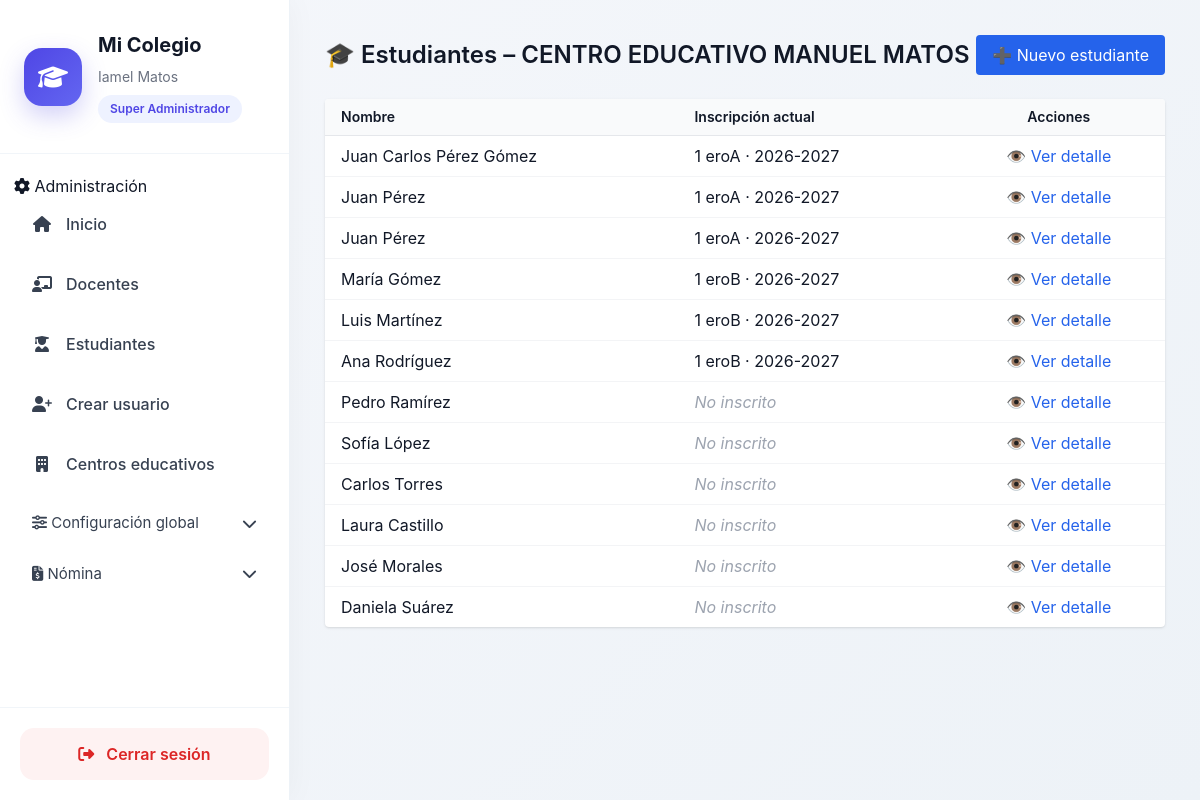
The app's page /estudiantes/ (signed in) with its own data.
### usuarios/models.py (models this page shows, shortened)
class Usuario(AbstractBaseUser, PermissionsMixin):
    ROLES = (
        ('superadmin', 'Super Administrador'),
        ('admin', 'Administrador'),
        ('secretaria', 'Secretaria'),
        ('docente', 'Docente'),
        ('estudiante', 'Estudiante'),
        ('director', 'Director'),
    )
    username = models.CharField(max_length=100, unique=True)
    email = models.EmailField(unique=True)
    first_name = models.CharField("Nombres", max_length=150)
    last_name = models.CharField("Apellidos", max_length=150)
    rol = models.CharField(
        max_length=20,
        choices=ROLES,
    )
    is_active = models.BooleanField(default=True)
    is_staff = models.BooleanField(default=False)
    fecha_creacion = models.DateTimeField(auto_now_add=True)
    objects = UsuarioManager()
    USERNAME_FIELD = "username"
    REQUIRED_FIELDS = ["email", "first_name", "last_name"]
    def get_full_name(self):
        return f"{self.first_name} {self.last_name}".strip()

### core/models.py (models this page shows, shortened)
class CentroEducativo(models.Model):
    nombre = models.CharField(max_length=255)
    codigo_minerd = models.CharField(max_length=50, unique=True)
    direccion = models.TextField(blank=True)
    telefono = models.CharField(max_length=20, blank=True)
    email = models.EmailField(blank=True)
    activo = models.BooleanField(default=True)
    fecha_creacion = models.DateTimeField(auto_now_add=True)

class AnioEscolar(models.Model):
    centro = models.ForeignKey(
        CentroEducativo,
        on_delete=models.CASCADE
    )
    nombre = models.CharField(max_length=9)  # 2024-2025
    fecha_inicio = models.DateField()
    fecha_fin = models.DateField()
    activo = models.BooleanField(default=False)
    class Meta:
        unique_together = ('centro', 'nombre')

### estudiantes/models.py (models this page shows, shortened)
class Estudiante(models.Model):
    usuario = models.OneToOneField(
        'usuarios.Usuario',
        on_delete=models.CASCADE
    )
    centro = models.ForeignKey(
        'core.CentroEducativo',
        on_delete=models.CASCADE
    )
    matricula = models.CharField(max_length=50, unique=True)
    primer_nombre = models.CharField(max_length=100)
    segundo_nombre = models.CharField(max_length=100, blank=True, null=True)
    primer_apellido = models.CharField(max_length=100)
    segundo_apellido = models.CharField(max_length=100, blank=True, null=True)
    sexo = models.CharField(max_length=1, choices=[('M', 'Masculino'), ('F', 'Femenino')])
    fecha_nacimiento = models.DateField()
    lugar_nacimiento = models.CharField(max_length=150)
    nacionalidad = models.CharField(max_length=100)
    direccion = models.TextField()
    telefono = models.CharField(max_length=20, blank=True, null=True)
    nombre_tutor = models.CharField(max_length=200)
    cedula_tutor = models.CharField(max_length=13)
    telefono_tutor = models.CharField(max_length=20)
    parentesco_tutor = models.CharField(max_length=50)
    estado = models.CharField(
        max_length=20,
        choices=[('activo', 'Activo'), ('retirado', 'Retirado'), ('egresado', 'Egresado')],
        default='activo'
    )
    created_at = models.DateTimeField(auto_now_add=True)
    updated_at = models.DateTimeField(auto_now=True)
    def nombre_completo(self):
        return f"{self.primer_nombre} {self.segundo_nombre or ''} {self.primer_apellido} {self.segundo_apellido or ''}".strip()

class Inscripcion(models.Model):
    estudiante = models.ForeignKey(
        'estudiantes.Estudiante',
        on_delete=models.CASCADE
    )
    centro = models.ForeignKey(
        'core.CentroEducativo',
        on_delete=models.CASCADE
    )
    anio_escolar = models.ForeignKey(
        'core.AnioEscolar',
        on_delete=models.PROTECT
    )
    grado = models.ForeignKey(
        'academico.Grado',
        on_delete=models.PROTECT
    )
    seccion = models.ForeignKey(
        'academico.Seccion',
        on_delete=models.PROTECT
    )
    fecha = models.DateField(auto_now_add=True)
    class Meta:
        unique_together = ('estudiante', 'anio_escolar')

### academico/models.py (models this page shows, shortened)
class Grado(models.Model):
    nivel = models.ForeignKey(Nivel, on_delete=models.CASCADE)
    nombre = models.CharField(max_length=50)

class Seccion(models.Model):
    grado = models.ForeignKey(Grado, on_delete=models.CASCADE)
    nombre = models.CharField(max_length=5)

### estudiantes/views.py (the view)
# urls.py: path('', views.estudiante_list, name='estudiante_list'),
@login_required
@centro_required
def estudiante_list(request):
    centro = request.centro
    anio_activo = AnioEscolar.objects.filter(
        centro=centro,
        activo=True
    ).first()
    estudiantes = Estudiante.objects.filter(
        centro=centro
    ).prefetch_related(
        Prefetch(
            'inscripcion_set',
            queryset=Inscripcion.objects.filter(anio_escolar=anio_activo),
            to_attr='inscripcion_actual'
        )
    )
    return render(
        request,
        'estudiantes/estudiante_list.html',
        {
            'estudiantes': estudiantes,
            'centro': centro,
            'anio_activo': anio_activo
        }
    )

### core/context_processors.py (called while the page is built)
def configuracion_centro(request):
    centro_id = request.session.get('centro_id')
    configuracion = None
    if centro_id:
        try:
            configuracion = ConfiguracionCentro.objects.get(
                centro_id=centro_id
            )
        except ConfiguracionCentro.DoesNotExist:
            pass
    return {
        'configuracion': configuracion
    }

### core/utils/session.py (called while the page is built)
def get_centro_activo(request):
    centro_id = request.session.get('centro_id')
    if not centro_id:
        return None
    try:
        return CentroEducativo.objects.get(id=centro_id)
    except CentroEducativo.DoesNotExist:
        return None

### estudiantes/templates/estudiantes/estudiante_list.html (shortened to what this page needs)
{% extends "home.html" %}
{% block content %}
<div class="max-w-6xl mx-auto">
    <div class="flex justify-between items-center mb-6">
        <h2 class="text-2xl font-semibold">
            🎓 Estudiantes – {{ centro.nombre }}
        </h2>
        <a href="{% url 'estudiante_create' %}"
           class="bg-blue-600 text-white px-4 py-2 rounded hover:bg-blue-700">
            ➕ Nuevo estudiante
        </a>
    </div>
    <div class="bg-white shadow rounded overflow-hidden">
        <table class="min-w-full divide-y divide-gray-200">
            <thead class="bg-gray-50">
                <tr>
                    <th class="px-4 py-2 text-left text-sm font-semibold">
                        Nombre
                    </th>
                    <th class="px-4 py-2 text-left text-sm font-semibold">
    Inscripción actual
</th>
                    <th class="px-4 py-2 text-center text-sm font-semibold">
                        Acciones
                    </th>
                </tr>
            </thead>
            <tbody class="divide-y divide-gray-100">
                {% for e in estudiantes %}
                <tr class="hover:bg-gray-50">
                    <td class="px-4 py-2">
                        {{ e.nombre_completo }}
                    </td>
                    <td class="px-4 py-2">
    {% if e.inscripcion_actual %}
        {% with ins=e.inscripcion_actual.0 %}
            {{ ins.grado.nombre }}{{ ins.seccion.nombre }}
            · {{ ins.anio_escolar.nombre }}
        {% endwith %}
    {% else %}
        <span class="text-gray-400 italic">
            No inscrito
        </span>
    {% endif %}
</td>
                    <td class="px-4 py-2 text-center">
                        <a href="{% url 'estudiante_detail' e.id %}"
                           class="text-blue-600 hover:underline">
                            👁️ Ver detalle
                        </a>
                    </td>
                </tr>
                {% endfor %}
            </tbody>
        </table>
    </div>
</div>
{% endblock %}

### core/templates/home.html (shortened to what this page needs)
<!DOCTYPE html>
<html lang="es">
  {% load static %}
  <head>
    <script src="https://cdn.tailwindcss.com"></script>
    <link rel="stylesheet" href="https://cdnjs.cloudflare.com/ajax/libs/font-awesome/6.5.0/css/all.min.css" />
    <link rel="stylesheet" href="{% static 'css/dashboard.css' %}" />
  </head>
  <body class="dashboard-body">
    <div class="dashboard-layout">
      <aside class="sidebar">
        <div class="sidebar-header">
          <div class="sidebar-logo">
            <i class="fas fa-graduation-cap"></i>
          </div>
          <div>
            <h1 class="sidebar-title">Mi Colegio</h1>
            <p class="sidebar-user">{{ request.user.get_full_name }}</p>
            <span class="sidebar-role">{{ request.user.get_rol_display }}</span>
          </div>
        </div>
        <nav class="sidebar-nav">
          {% if request.user.is_authenticated %}
            {% if request.user.rol == 'admin' or request.user.rol == 'superadmin' or request.user.is_superuser %}
              <div class="sidebar-section">
                <span>
                  <i class="fas fa-cog"></i>
                  Administración
                </span>
              </div>
              <a href="{% url 'core:home' %}" class="sidebar-link">
                <i class="fas fa-home"></i>
                <span>Inicio</span>
              </a>
              <a href="{% url 'docente_list' %}" class="sidebar-link">
                <i class="fas fa-chalkboard-teacher"></i>
                <span>Docentes</span>
              </a>
              <a href="{% url 'estudiante_list' %}" class="sidebar-link">
                <i class="fas fa-user-graduate"></i>
                <span>Estudiantes</span>
              </a>
              <a href="{% url 'usuarios:crear_miembro' %}" class="sidebar-link">
                <i class="fas fa-user-plus"></i>
                <span>Crear usuario</span>
              </a>
              <a href="{% url 'core:centro_list' %}" class="sidebar-link">
                <i class="fas fa-building"></i>
                <span>Centros educativos</span>
              </a>
              <button type="button" onclick="toggleMenu('menu-configuracion')" class="menu-toggle">
                <div>
                  <i class="fas fa-sliders"></i>
                  <span>Configuración global</span>
                </div>
                <i class="fas fa-chevron-down"></i>
              </button>
            {% endif %}
{% if configuracion and configuracion.modulo_nomina %}
<button type="button"
        onclick="toggleMenu('menu-nomina')"
        class="menu-toggle">
    <div>
        <i class="fas fa-file-invoice-dollar"></i>
        <span>Nómina</span>
    </div>
    <i class="fas fa-chevron-down"></i>
</button>
{% endif %}
          {% endif %}
        </nav>
        <div class="sidebar-footer">
          <a href="{% url 'usuarios:logout' %}" class="logout-btn">
            <i class="fas fa-sign-out-alt"></i>
            <span>Cerrar sesión</span>
          </a>
        </div>
      </aside>
      <main class="main-content">
        {% block content %}
        {% endblock %}
      </main>
    </div>
  </body>
</html>

### static/css/dashboard.css (style rules this page uses)
body.dashboard-body { margin: 0; background: linear-gradient( 135deg, #f5f7fb, #edf2f7 ); font-family: "Inter", sans-serif; color: #111827; }
.dashboard-layout { display: flex; min-height: 100vh; }
.sidebar { width: 290px; background: #ffffff; border-right: 1px solid #edf2f7; display: flex; flex-direction: column; justify-content: space-between; box-shadow: 0 0 30px rgba(0,0,0,.04); }
.sidebar-header { padding: 30px 24px; border-bottom: 1px solid #f1f5f9; display: flex; gap: 16px; align-items: center; }
.sidebar-logo { width: 58px; height: 58px; border-radius: 18px; background: linear-gradient( 135deg, #4f46e5, #6366f1 ); display: flex; align-items: center; justify-content: center; color: white; font-size: 24px; box-shadow: 0 10px 25px rgba(79,70,229,.25); }
.sidebar-title { font-size: 20px; font-weight: 700; margin: 0; }
.sidebar-user { margin-top: 6px; font-size: 14px; color: #6b7280; }
.sidebar-role { display: inline-block; margin-top: 8px; background: #eef2ff; color: #4f46e5; padding: 5px 12px; border-radius: 999px; font-size: 12px; font-weight: 600; }
.sidebar-nav { padding: 20px 14px; flex: 1; overflow-y: auto; }
.sidebar-link { display: flex; align-items: center; gap: 14px; padding: 14px 18px; border-radius: 14px; text-decoration: none; color: #374151; margin-bottom: 8px; transition: all .25s ease; font-weight: 500; }
.sidebar-link i { width: 20px; text-align: center; }
.menu-toggle { width: 100%; border: none; background: transparent; display: flex; justify-content: space-between; align-items: center; padding: 14px 18px; border-radius: 14px; cursor: pointer; color: #374151; font-size: 15px; transition: all .25s ease; }
.sidebar-footer { padding: 20px; border-top: 1px solid #f1f5f9; }
.logout-btn { display: flex; align-items: center; justify-content: center; gap: 12px; background: #fef2f2; color: #dc2626; text-decoration: none; padding: 14px; border-radius: 14px; font-weight: 600; transition: all .25s ease; }
.main-content { flex: 1; padding: 35px; overflow-y: auto; }

### records on screen
Usuario: user.get_full_name "Iamel Matos", user.rol "Super Administrador"
CentroEducativo: nombre "CENTRO EDUCATIVO MANUEL MATOS"
Estudiante: nombre_completo "Juan Carlos Pérez Gómez", inscripcion_actual.0.grado.nombre "1 ero", inscripcion_actual.0.seccion.nombre "A", inscripcion_actual.0.anio_escolar.nombre "2026-2027"
Estudiante: nombre_completo "Juan Pérez", inscripcion_actual.0.grado.nombre "1 ero", inscripcion_actual.0.seccion.nombre "A", inscripcion_actual.0.anio_escolar.nombre "2026-2027"
Estudiante: nombre_completo "Juan Pérez", inscripcion_actual.0.grado.nombre "1 ero", inscripcion_actual.0.seccion.nombre "A", inscripcion_actual.0.anio_escolar.nombre "2026-2027"
Estudiante: nombre_completo "María Gómez", inscripcion_actual.0.grado.nombre "1 ero", inscripcion_actual.0.seccion.nombre "B", inscripcion_actual.0.anio_escolar.nombre "2026-2027"
Estudiante: nombre_completo "Luis Martínez", inscripcion_actual.0.grado.nombre "1 ero", inscripcion_actual.0.seccion.nombre "B", inscripcion_actual.0.anio_escolar.nombre "2026-2027"
Estudiante: nombre_completo "Ana Rodríguez", inscripcion_actual.0.grado.nombre "1 ero", inscripcion_actual.0.seccion.nombre "B", inscripcion_actual.0.anio_escolar.nombre "2026-2027"
Estudiante: nombre_completo "Pedro Ramírez", shows "No inscrito"
Estudiante: nombre_completo "Sofía López", shows "No inscrito"
Estudiante: nombre_completo "Carlos Torres", shows "No inscrito"
Estudiante: nombre_completo "Laura Castillo", shows "No inscrito"
Estudiante: nombre_completo "José Morales", shows "No inscrito"
Estudiante: nombre_completo "Daniela Suárez", shows "No inscrito"
